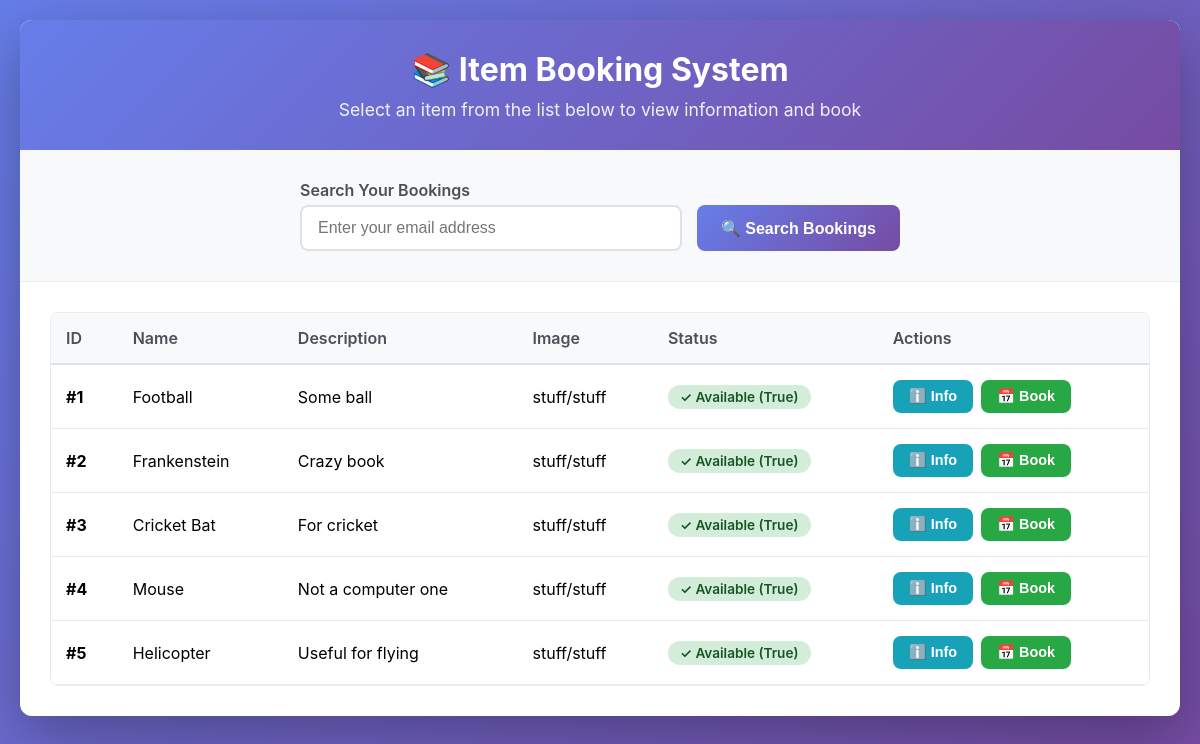
The page / on the database its author committed.
### models.py (models this page shows)
class Item(Base):
    __tablename__ = "items"
    id = Column(Integer, primary_key=True)
    name = Column(String, nullable=False)
    description = Column(String)
    image_path = Column(String, nullable=True)
    available = Column(Boolean, default=True)
    hold_time = Column(Integer, default=3)  # Max-days before return must be done
    occupy_time = Column(Integer, default=15) # Max-days after booking item must be taken
    bookings = relationship("Booking", back_populates="item")

### app.py (the view)
@app.route("/")
def home():
    db = get_db()
    items = get_all_items(db)
    db.close()
    return render_template("index.html", items=items)

### app.py (called while the page is built)
def get_db():
    return SessionLocal()

### models.py (called while the page is built)
def get_all_items(db):
    return db.query(Item).all()

### templates/index.html (shortened to what this page needs)
<!DOCTYPE html>
<html lang="en">
<head>
</head>
<body>
    <div class="container">
        <div class="header">
            <h1>📚 Item Booking System</h1>
            <p>Select an item from the list below to view information and book</p>
        </div>
        <div class="search-section">
            <form class="search-form" action="/user-bookings" method="post">
                <label for="email">Search Your Bookings</label>
                <input type="email" name="email" id="email" placeholder="Enter your email address" required>
                <button type="submit" class="btn btn-primary">🔍 Search Bookings</button>
            </form>
        </div>
        <div class="content">
            <div class="table-container">
                <table>
                    <thead>
                        <tr>
                            <th>ID</th>
                            <th>Name</th>
                            <th>Description</th>
                            <th>Image</th>
                            <th>Status</th>
                            <th>Actions</th>
                        </tr>
                    </thead>
                    <tbody>
                        {% for item in items %}
                            <tr>
                                <td><strong>#{{ item.id }}</strong></td>
                                <td>{{ item.name }}</td>
                                <td>{{ item.description }}</td>
                                <td>{{ item.image_path }}</td>
                                <td>
                                    {% if item.available >= 1 %}
                                        <span class="badge badge-available">✓ Available ({{ item.available }})</span>
                                    {% else %}
                                        <span class="badge badge-unavailable">✗ Unavailable</span>
                                    {% endif %}
                                </td>
                                <td>
                                    <div class="actions">
                                        <button class="btn btn-info" onclick="click_info({{ item.id }})">ℹ️ Info</button>
                                        <button class="btn btn-book" onclick="click_book({{ item.id }})" {% if item.available < 1 %}disabled{% endif %}>
                                            📅 Book
                                        </button>
                                    </div>
                                </td>
                            </tr>
                        {% endfor %}
                    </tbody>
                </table>
            </div>
        </div>
    </div>
</body>
</html>

### templates/index.html (style rules this page uses)
* { margin: 0; padding: 0; box-sizing: border-box; }
body { font-family: -apple-system, BlinkMacSystemFont, 'Segoe UI', Roboto, Oxygen, Ubuntu, Cantarell, sans-serif; background: linear-gradient(135deg, #667eea 0%, #764ba2 100%); min-height: 100vh; padding: 20px; }
.container { max-width: 1200px; margin: 0 auto; background: white; border-radius: 12px; box-shadow: 0 20px 60px rgba(0, 0, 0, 0.3); overflow: hidden; }
.header { background: linear-gradient(135deg, #667eea 0%, #764ba2 100%); color: white; padding: 30px; text-align: center; }
.header h1 { font-size: 2rem; margin-bottom: 10px; }
.header p { opacity: 0.9; font-size: 1.1rem; }
.search-section { padding: 30px; background: #f8f9fa; border-bottom: 1px solid #e9ecef; }
.search-form { display: flex; gap: 15px; max-width: 600px; margin: 0 auto; flex-wrap: wrap; }
.search-form label { width: 100%; font-weight: 600; color: #495057; margin-bottom: -10px; }
.search-form input { flex: 1; padding: 12px 16px; border: 2px solid #dee2e6; border-radius: 8px; font-size: 1rem; transition: border-color 0.3s; min-width: 200px; }
.btn { padding: 12px 24px; border: none; border-radius: 8px; font-size: 1rem; font-weight: 600; cursor: pointer; transition: all 0.3s; }
.btn-primary { background: linear-gradient(135deg, #667eea 0%, #764ba2 100%); color: white; }
.btn-info { background: #17a2b8; color: white; padding: 8px 16px; font-size: 0.9rem; }
.btn-book { background: #28a745; color: white; padding: 8px 16px; font-size: 0.9rem; }
.content { padding: 30px; }
.table-container { overflow-x: auto; border-radius: 8px; border: 1px solid #e9ecef; }
table { width: 100%; border-collapse: collapse; background: white; }
th { background: #f8f9fa; padding: 15px; text-align: left; font-weight: 600; color: #495057; border-bottom: 2px solid #dee2e6; }
td { padding: 15px; border-bottom: 1px solid #e9ecef; }
.badge { display: inline-block; padding: 4px 12px; border-radius: 12px; font-size: 0.85rem; font-weight: 600; }
.badge-available { background: #d4edda; color: #155724; }
.actions { display: flex; gap: 8px; }

### rows shown on the page
Item: id "1", name "Football", description "Some ball", image_path "stuff/stuff", available "True"
Item: id "2", name "Frankenstein", description "Crazy book", image_path "stuff/stuff", available "True"
Item: id "3", name "Cricket Bat", description "For cricket", image_path "stuff/stuff", available "True"
Item: id "4", name "Mouse", description "Not a computer one", image_path "stuff/stuff", available "True"
Item: id "5", name "Helicopter", description "Useful for flying", image_path "stuff/stuff", available "True"
